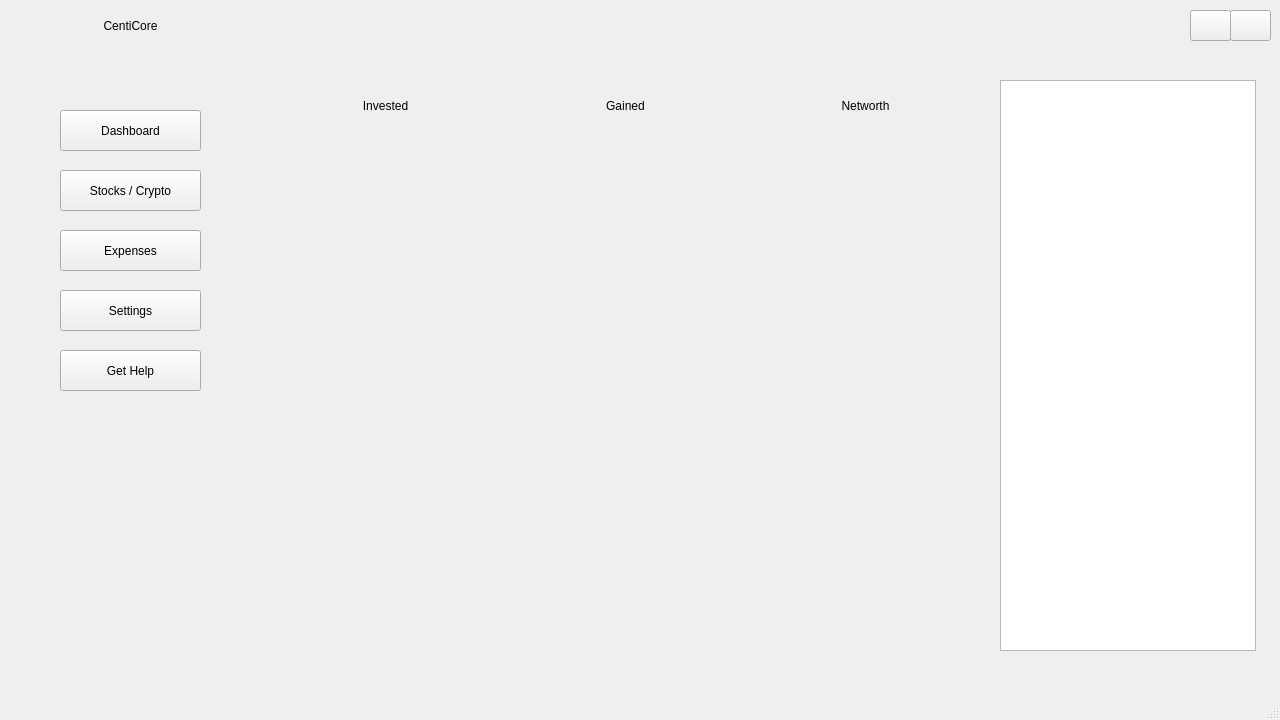
<?xml version="1.0" encoding="UTF-8"?>
<ui version="4.0">
 <class>MainInterface</class>
 <widget class="QMainWindow" name="MainInterface">
  <property name="enabled">
   <bool>true</bool>
  </property>
  <property name="geometry">
   <rect>
    <x>0</x>
    <y>0</y>
    <width>1280</width>
    <height>720</height>
   </rect>
  </property>
  <property name="sizePolicy">
   <sizepolicy hsizetype="Minimum" vsizetype="Minimum">
    <horstretch>0</horstretch>
    <verstretch>0</verstretch>
   </sizepolicy>
  </property>
  <property name="minimumSize">
   <size>
    <width>1280</width>
    <height>720</height>
   </size>
  </property>
  <property name="maximumSize">
   <size>
    <width>1280</width>
    <height>720</height>
   </size>
  </property>
  <property name="cursor">
   <cursorShape>ArrowCursor</cursorShape>
  </property>
  <property name="mouseTracking">
   <bool>true</bool>
  </property>
  <property name="acceptDrops">
   <bool>false</bool>
  </property>
  <property name="windowTitle">
   <string>Dashboard</string>
  </property>
  <widget class="QWidget" name="centralWidget">
   <widget class="QWidget" name="pageWidget" native="true">
    <property name="geometry">
     <rect>
      <x>30</x>
      <y>80</y>
      <width>201</width>
      <height>571</height>
     </rect>
    </property>
    <property name="autoFillBackground">
     <bool>false</bool>
    </property>
    <widget class="QPushButton" name="dashBoard_btn">
     <property name="geometry">
      <rect>
       <x>30</x>
       <y>30</y>
       <width>141</width>
       <height>41</height>
      </rect>
     </property>
     <property name="text">
      <string>Dashboard</string>
     </property>
    </widget>
    <widget class="QPushButton" name="stocks_btn">
     <property name="geometry">
      <rect>
       <x>30</x>
       <y>90</y>
       <width>141</width>
       <height>41</height>
      </rect>
     </property>
     <property name="text">
      <string>Stocks / Crypto</string>
     </property>
    </widget>
    <widget class="QPushButton" name="expenses_btn">
     <property name="geometry">
      <rect>
       <x>30</x>
       <y>150</y>
       <width>141</width>
       <height>41</height>
      </rect>
     </property>
     <property name="text">
      <string>Expenses</string>
     </property>
    </widget>
    <widget class="QPushButton" name="settings_btn">
     <property name="geometry">
      <rect>
       <x>30</x>
       <y>210</y>
       <width>141</width>
       <height>41</height>
      </rect>
     </property>
     <property name="text">
      <string>Settings</string>
     </property>
    </widget>
    <widget class="QPushButton" name="getHelp_btn">
     <property name="geometry">
      <rect>
       <x>30</x>
       <y>270</y>
       <width>141</width>
       <height>41</height>
      </rect>
     </property>
     <property name="text">
      <string>Get Help</string>
     </property>
    </widget>
   </widget>
   <widget class="QWidget" name="topbarWidget" native="true">
    <property name="geometry">
     <rect>
      <x>0</x>
      <y>0</y>
      <width>1280</width>
      <height>51</height>
     </rect>
    </property>
    <widget class="QPushButton" name="exit_btn">
     <property name="geometry">
      <rect>
       <x>1230</x>
       <y>10</y>
       <width>41</width>
       <height>31</height>
      </rect>
     </property>
     <property name="text">
      <string/>
     </property>
     <property name="icon">
      <iconset>
       <normaloff>:/icons/icons/exit_btn_ic.png</normaloff>:/icons/icons/exit_btn_ic.png</iconset>
     </property>
     <property name="iconSize">
      <size>
       <width>26</width>
       <height>26</height>
      </size>
     </property>
    </widget>
    <widget class="QPushButton" name="minimize_btn">
     <property name="geometry">
      <rect>
       <x>1190</x>
       <y>10</y>
       <width>41</width>
       <height>31</height>
      </rect>
     </property>
     <property name="text">
      <string/>
     </property>
     <property name="icon">
      <iconset>
       <normaloff>:/icons/icons/minimize_btn_ic.png</normaloff>:/icons/icons/minimize_btn_ic.png</iconset>
     </property>
     <property name="iconSize">
      <size>
       <width>26</width>
       <height>26</height>
      </size>
     </property>
    </widget>
    <widget class="QLabel" name="topbarDisplay">
     <property name="geometry">
      <rect>
       <x>30</x>
       <y>0</y>
       <width>201</width>
       <height>51</height>
      </rect>
     </property>
     <property name="mouseTracking">
      <bool>true</bool>
     </property>
     <property name="text">
      <string>CentiCore</string>
     </property>
     <property name="alignment">
      <set>Qt::AlignCenter</set>
     </property>
    </widget>
   </widget>
   <widget class="QWidget" name="graphWidget" native="true">
    <property name="geometry">
     <rect>
      <x>270</x>
      <y>200</y>
      <width>711</width>
      <height>291</height>
     </rect>
    </property>
   </widget>
   <widget class="QWidget" name="numsWidget" native="true">
    <property name="geometry">
     <rect>
      <x>270</x>
      <y>80</y>
      <width>711</width>
      <height>101</height>
     </rect>
    </property>
    <widget class="QWidget" name="investWidget" native="true">
     <property name="geometry">
      <rect>
       <x>0</x>
       <y>0</y>
       <width>231</width>
       <height>101</height>
      </rect>
     </property>
     <widget class="QLabel" name="investedNum">
      <property name="geometry">
       <rect>
        <x>0</x>
        <y>40</y>
        <width>231</width>
        <height>31</height>
       </rect>
      </property>
      <property name="text">
       <string/>
      </property>
      <property name="alignment">
       <set>Qt::AlignCenter</set>
      </property>
     </widget>
     <widget class="QLabel" name="investedText">
      <property name="geometry">
       <rect>
        <x>50</x>
        <y>10</y>
        <width>131</width>
        <height>31</height>
       </rect>
      </property>
      <property name="text">
       <string>Invested</string>
      </property>
      <property name="scaledContents">
       <bool>false</bool>
      </property>
      <property name="alignment">
       <set>Qt::AlignCenter</set>
      </property>
     </widget>
    </widget>
    <widget class="QWidget" name="gainedWidget" native="true">
     <property name="geometry">
      <rect>
       <x>240</x>
       <y>0</y>
       <width>231</width>
       <height>101</height>
      </rect>
     </property>
     <widget class="QLabel" name="gainedText">
      <property name="geometry">
       <rect>
        <x>50</x>
        <y>10</y>
        <width>131</width>
        <height>31</height>
       </rect>
      </property>
      <property name="text">
       <string>Gained</string>
      </property>
      <property name="alignment">
       <set>Qt::AlignCenter</set>
      </property>
     </widget>
     <widget class="QLabel" name="gainedNum">
      <property name="geometry">
       <rect>
        <x>0</x>
        <y>40</y>
        <width>231</width>
        <height>31</height>
       </rect>
      </property>
      <property name="text">
       <string/>
      </property>
      <property name="alignment">
       <set>Qt::AlignCenter</set>
      </property>
     </widget>
    </widget>
    <widget class="QWidget" name="networthWidget" native="true">
     <property name="geometry">
      <rect>
       <x>480</x>
       <y>0</y>
       <width>231</width>
       <height>101</height>
      </rect>
     </property>
     <widget class="QLabel" name="networthNum">
      <property name="geometry">
       <rect>
        <x>0</x>
        <y>40</y>
        <width>231</width>
        <height>31</height>
       </rect>
      </property>
      <property name="text">
       <string/>
      </property>
      <property name="alignment">
       <set>Qt::AlignCenter</set>
      </property>
     </widget>
     <widget class="QLabel" name="networthText">
      <property name="geometry">
       <rect>
        <x>50</x>
        <y>10</y>
        <width>131</width>
        <height>31</height>
       </rect>
      </property>
      <property name="frameShape">
       <enum>QFrame::NoFrame</enum>
      </property>
      <property name="text">
       <string>Networth</string>
      </property>
      <property name="alignment">
       <set>Qt::AlignCenter</set>
      </property>
     </widget>
    </widget>
   </widget>
   <widget class="QListView" name="monthlyExpenses">
    <property name="geometry">
     <rect>
      <x>1000</x>
      <y>80</y>
      <width>256</width>
      <height>571</height>
     </rect>
    </property>
   </widget>
  </widget>
  <widget class="QStatusBar" name="statusBar"/>
 </widget>
 <resources/>
 <connections/>
</ui>
